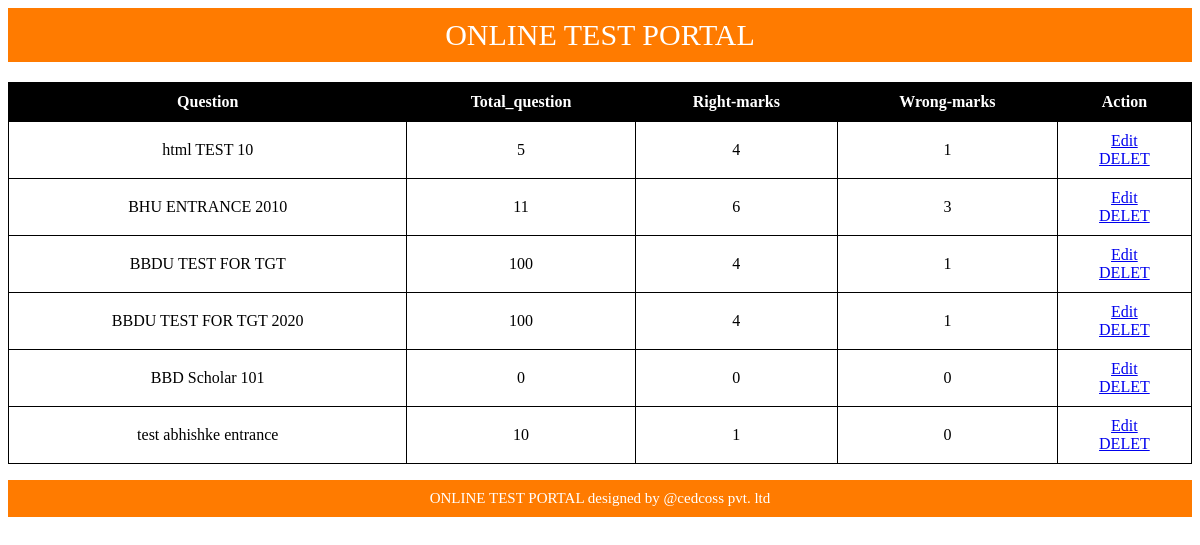
The app's page /Admin/exam-manage.php (signed in) with its own data.
### tables this page shows
CREATE TABLE `exam` (
  `exam_id` int(155) NOT NULL,
  `title` varchar(255) NOT NULL,
  `total_question` int(155) NOT NULL,
  `right_marks` int(155) NOT NULL,
  `wrong_marks` int(155) NOT NULL
);

### Admin/exam-manage.php (the view, shortened to what this page needs)
<?php
include 'header.php'; ?>
        <div id="admin-login">
            <form action="" method='post'>
                <table id='manage-exam-css'>
                    <tr style="color:white; background-color:black">
                        <th class="mng-exam-td">Question</th>
                        <th class="mng-exam-td">Total_question</th>
                        <th class="mng-exam-td">Right-marks</th>
                        <th class="mng-exam-td">Wrong-marks</th>
                        <th class="mng-exam-td">Action</th>
                    </tr>
                        <?php
                        include 'config.php';
                        $sql = "SELECT * FROM   exam ";
                        $result = $conn->query($sql);
                        if ($result->num_rows > 0) {
                            while ($row = $result-> fetch_assoc()) {
                        ?>
                        <tr>
                        <td class="mng-exam-td"><?php echo $row['title']?></td>
                        <td class="mng-exam-td"><?php echo $row['total_question']?></td>
                        <td class="mng-exam-td"><?php echo $row['right_marks']?></td>
                        <td class="mng-exam-td"><?php echo $row['wrong_marks']?></td>
                        <td class="mng-exam-td"><a href="exam-edit.php?id=<?php echo $row['exam_id']; ?>&title=<?php echo $row['title']; ?>&ques=<?php echo $row['total_question']; ?>&right=<?php echo $row['right_marks']; ?>&wrong=<?php echo $row['wrong_marks']; ?>">Edit</a> <br><a href="exam-delete.php?id=<?php echo $row['exam_id'];?>">DELET</a></td>
                        </tr>
                        <?php
                            }
                        }
                        ?>
                </table>
            </form>
        </div>
<?php include 'footer.php'; ?>

### Admin/resources/css/style.css (style rules this page uses)
#manage-exam-css { width:100%; border: 1px solid black; padding: 20px; border-collapse: collapse; margin-top: 20px; }
.mng-exam-td { border: 1px solid black; padding: 10px; text-align: center; border-collapse: collapse; }

### records on screen
exam: title "html TEST 10", total_question "5", right_marks "4", wrong_marks "1"
exam: title "BHU ENTRANCE 2010", total_question "11", right_marks "6", wrong_marks "3"
exam: title "BBDU TEST FOR TGT", total_question "100", right_marks "4", wrong_marks "1"
exam: title "BBDU TEST FOR TGT 2020", total_question "100", right_marks "4", wrong_marks "1"
exam: title "BBD Scholar 101", total_question "0", right_marks "0", wrong_marks "0"
exam: title "test abhishke entrance", total_question "10", right_marks "1", wrong_marks "0"
